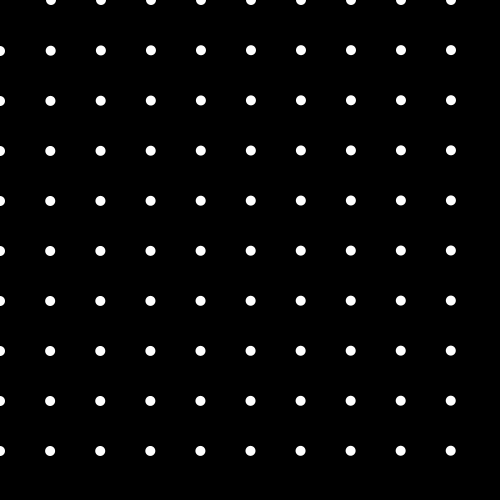
Frame 1 (no input)
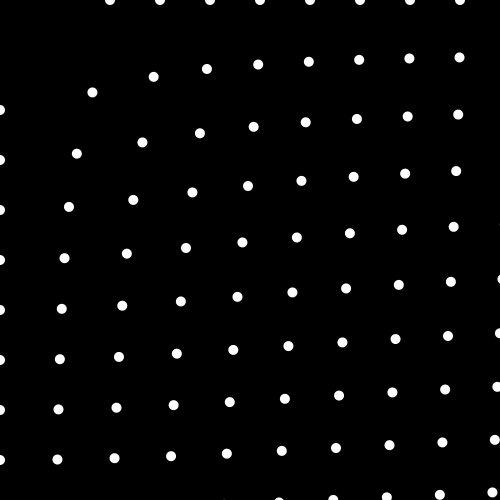
Frame 60 (the mouse pressed at the canvas centre just before this capture)
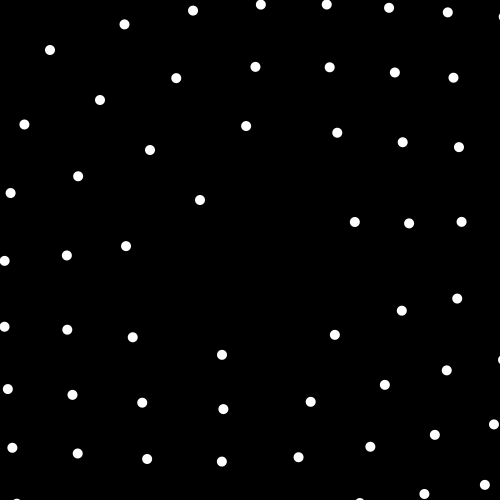
Frame 120 (the mouse held since frame 60 and released just before this capture)

The Processing sketch that drew these frames (run headless with seeded random() and noise(); from frame 60 on, the mouse is pressed at the canvas centre):

// Processing sketch: dots
// ── dots.pde
int numDotsX = 10;
dot[] dotGrid = new dot[numDotsX * numDotsX];

void setup() {
  size(500, 500);

  for (int i = 0; i < dotGrid.length; i++) {
    float x = i % 10;
    float y = i / 10;
    dotGrid[i] = new dot(50 * x, 50 * y);
  }
}

void draw() {
  background(0);

  for (int i = 0; i < dotGrid.length; i++) {
    dotGrid[i].move();
    dotGrid[i].display();
  }
}

// ── dot.pde
class dot {
  float x, y, r, vel;

  dot(float initX, float initY) {
    x = initX;
    y = initY;
    r = 5;
    vel = 1;
  }

  void move() {
    float dirX = x - mouseX;
    float dirY = y - mouseY;

    float distance = sqrt(dirX * dirX + dirY * dirY);

    dirX *= vel / distance;
    dirY *= vel / distance;

//    if (distance > 150) {
//      dirX *= -0.05;
//      dirY *= -0.05;
//    }

    x += dirX;
    y += dirY;
  }

  void display() {
    noStroke();
    fill(255);
    ellipse(x, y, 2 * r, 2 * r);
  }
}
